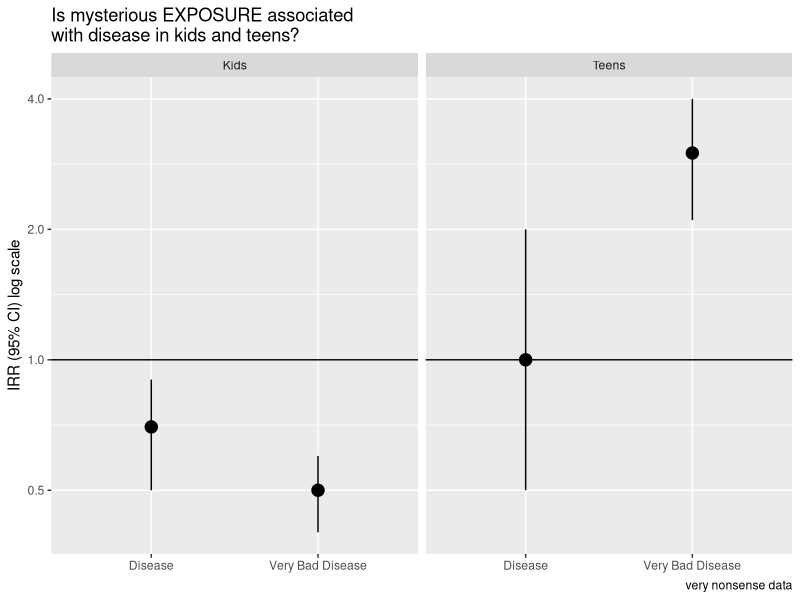
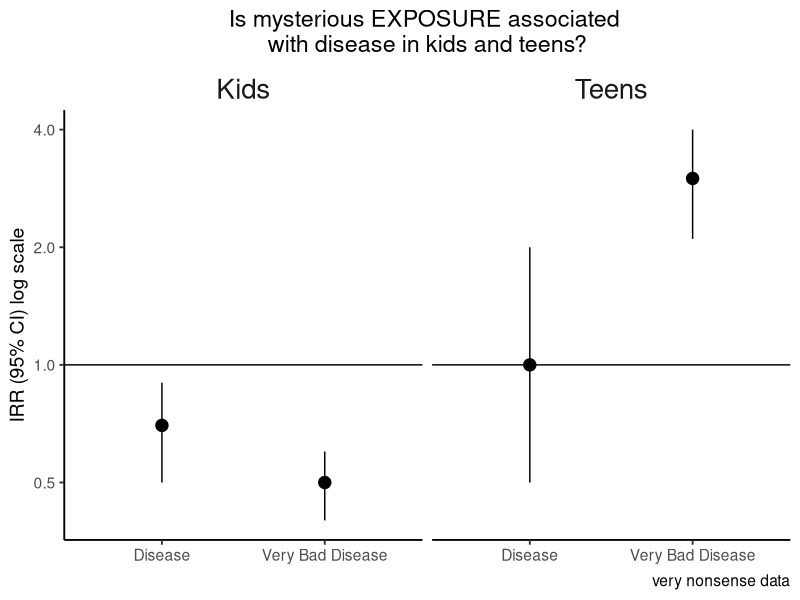

Write R code to recreate these figures, in order.
# Error bars with facet wrap
# Author: Hannah Maier
# Date: 10-5-17

library(ggplot2)


data<-data.frame(Exposure=c(rep('Kids',2),rep('Teens',2)),
                 Outcome=rep(c('Disease','Very Bad Disease'),2),
                 IRR=c(.7,.5,1,3),
                 L=c(.5,.4,.5,2.1),
                 U=c(.9,.6,2,4))
data


plot<-ggplot(data,
             aes(x=Outcome,y=IRR,  ymin=L, ymax=U  )) +  # aesthetics    
  
  geom_pointrange(size=0.8, position=position_dodge(width = .5))+ # for error bars
  geom_hline(aes(yintercept = 1)) +  # horizontal line
  scale_y_log10(breaks=c(.5,1,2,4)) +  # log scale
  
  labs(x=NULL, y="IRR (95% CI) log scale",  caption="very nonsense data")  +
  ggtitle("Is mysterious EXPOSURE associated \nwith disease in kids and teens?")+
  
  facet_wrap(~ Exposure )
plot



# change theme
plot +  theme_classic(base_size = 14) +
  theme( strip.background = element_blank(), # remove box around facet wraps
         strip.text = element_text(size=20),  # facet text bigger 
         plot.title = element_text(hjust = 0.5) # centers title
  ) 